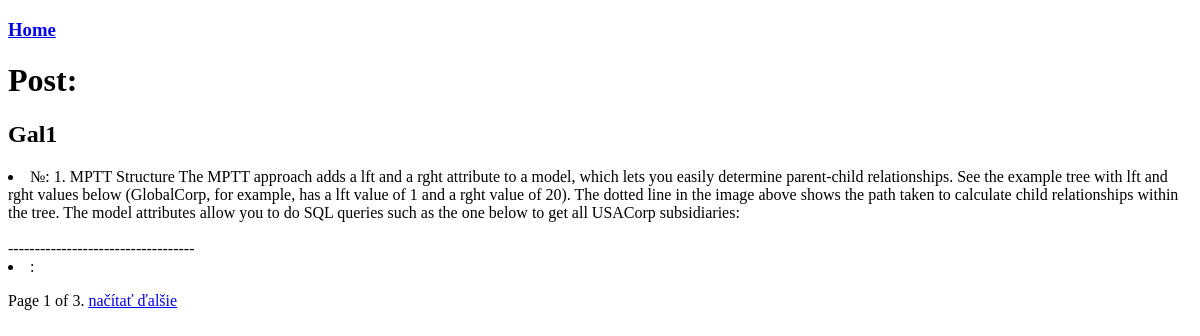
Before: /postcoments/1/ with the older database file.
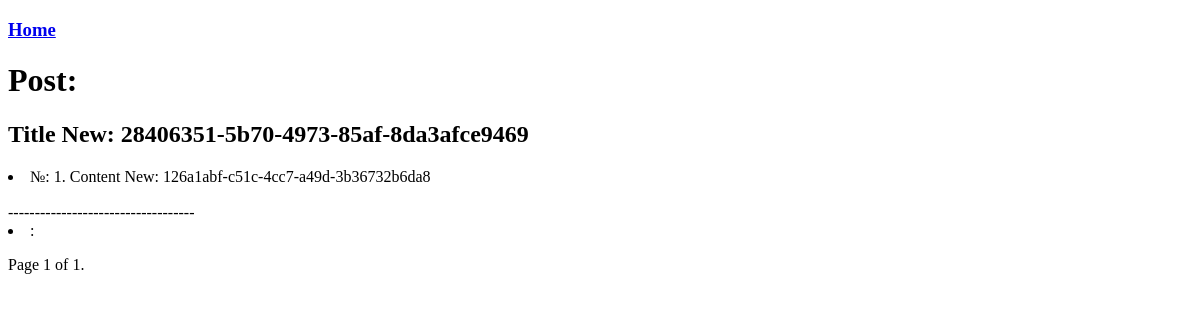
After: the same page with the newer database file.
### appcoment/models.py (models this page shows, shortened)
@python_2_unicode_compatible
class PostModel(models.Model):
    title = models.CharField(max_length=200)
    conten = models.TextField()
    timecreated = models.DateTimeField(verbose_name='Data Created', auto_now_add=True)

### appcoment/views.py (the view)
# urls.py: url(r'^postcoments/(?P<pk>[0-9]+)/$', postcoments),
def postcoments(request, pk):
    post = PostModel.objects.filter(pk=pk)
    contact_list = CommentList.objects.select_related('textcom').filter(textcom=pk)
    paginator = Paginator(contact_list, 5) # Show 5 contacts per page
    page = request.GET.get('page')
    try:
        contacts = paginator.page(page)
    except PageNotAnInteger:
        contacts = paginator.page(1)
    except EmptyPage:
        contacts = paginator.page(paginator.num_pages)
    return render_to_response('postcoments.html', {"contacts": contacts, 'post': post, 'nodes': contacts})

### appcoment/templates/postcoments.html (shortened to what this page needs)
<!DOCTYPE html>
<html lang="en">
<head>
</head>
<body>
{% load mptt_tags %}
<h3><a href="/">Home</a></h3>
<h1>Post:</h1>
    {% for foo in post %}
        <h2>{{ foo.title }}</h2>
        <li>№: {{ foo.id }}. {{ foo.conten }} </li>
        <br>
    {% endfor %}
-----------------------------------
    {% recursetree nodes %}
        <li>
            <a href="{{ node.get_absolute_url }}">{{ node.likecom }}</a>   :{{ node.autor }}
        </li>
    {% endrecursetree %}
<div class="pagination">
    <span class="step-links">
        <span class="current">
            Page {{ contacts.number }} of {{ contacts.paginator.num_pages }}.
        </span>
        {% if contacts.has_next %}
            <a href="?page={{ contacts.next_page_number }}">načítať ďalšie</a>
        {% endif %}
    </span>
</div>
</body>
</html>

Changed rows visible on the page:
changed PostModel id 1: title "Gal1" → "Title New: 28406351-5b70-4973-85af-8da3afce9469"; conten "MPTT Structure The MPTT approach adds a lft and a rght attribute to a model, which lets you easily determine parent-child relationships. See the example tree with lft and rght values below (GlobalCorp, for example, has a lft value of 1 and a rght value of 20). The dotted line in the image above shows the path taken to calculate child relationships within the tree. The model attributes allow you to do SQL queries such as the one below to get all USACorp subsidiaries:" → "Content New: 126a1abf-c51c-4cc7-a49d-3b36732b6da8"
Other visible differences:
{{ contacts.paginator.num_pages }}: "3" → "1"
text no longer shown: "načítať ďalšie"
